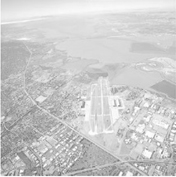
%> input picture chad/ImAerialGS.tif, 176 x 177 px
$ octave img5.m   (GNU Octave 9; MATLAB toolbox functions it lacks are replaced by stand-ins)
%> lines starting %> are read from the running program, lines starting %| are printed output that depends on the picture
im = imread("ImAerialGS.tif");
%> im is the input picture: size 177x176 uint8; min 105, max 255, mean 203.3
[corrected3,corrected4,corrected5] = gamma_correction(im,3,4,5);

clf;
subplot(2,2,1)
imshow(im)
title("Original image")
subplot(2,2,2)
imshow(corrected3)
title("Gamma = 3.0")
subplot(2,2,3)
imshow(corrected4)
title("Gamma = 4.0")
subplot(2,2,4)
imshow(corrected5)
title("Gamma = 5.0")

function [im1,im2,im3] = gamma_correction(x,gamma1,gamma2,gamma3)
%> called with gamma1 = 3, gamma2 = 4, gamma3 = 5
    c1 = 255/(255^gamma1);
    c2 = 255/(255^gamma2);
    c3 = 255/(255^gamma3);
    im1 = c1 * cast(x,'double').^gamma1;
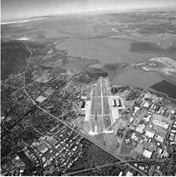
%> im1: size 177x176 double; min 17.8, max 255, mean 134.9; drawn with min black and max white
    im1 = cast(round(im1),'uint8');
%> im1: size 177x176 uint8
    im2 = c2 * cast(x,'double').^gamma2;
    im2 = cast(round(im2),'uint8');
%> im2: size 177x176 uint8
    im3 = c3 * cast(x,'double').^gamma3;
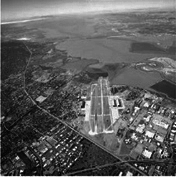
%> im3: size 177x176 double; min 3.02, max 255, mean 94; drawn with min black and max white
    im3 = cast(round(im3),'uint8');
%> im3: size 177x176 uint8
end

$ run again, with chad/Img1GS.tif copied over chad/ImAerialGS.tif
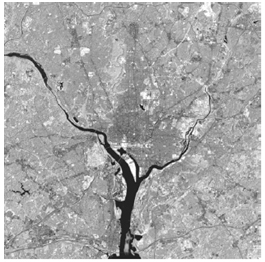
%> input picture chad/Img1GS.tif, 265 x 262 px
%> im is the input picture: size 262x265 uint8; min 18, max 255, mean 167
%> in gamma_correction, `im1 = c1 * cast(x,'double').^gamma1;`:
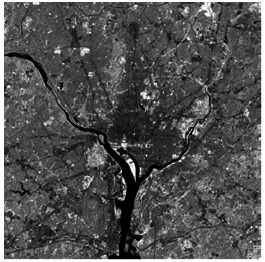
%> im1: size 262x265 double; min 0.0897, max 255, mean 81.7; drawn with min black and max white
%> in gamma_correction, `im3 = c3 * cast(x,'double').^gamma3;`:
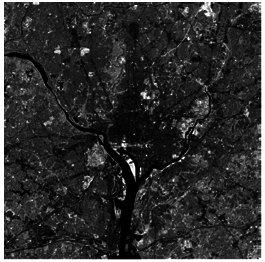
%> im3: size 262x265 double; min 0.000447, max 255, mean 46.2; drawn with min black and max white
